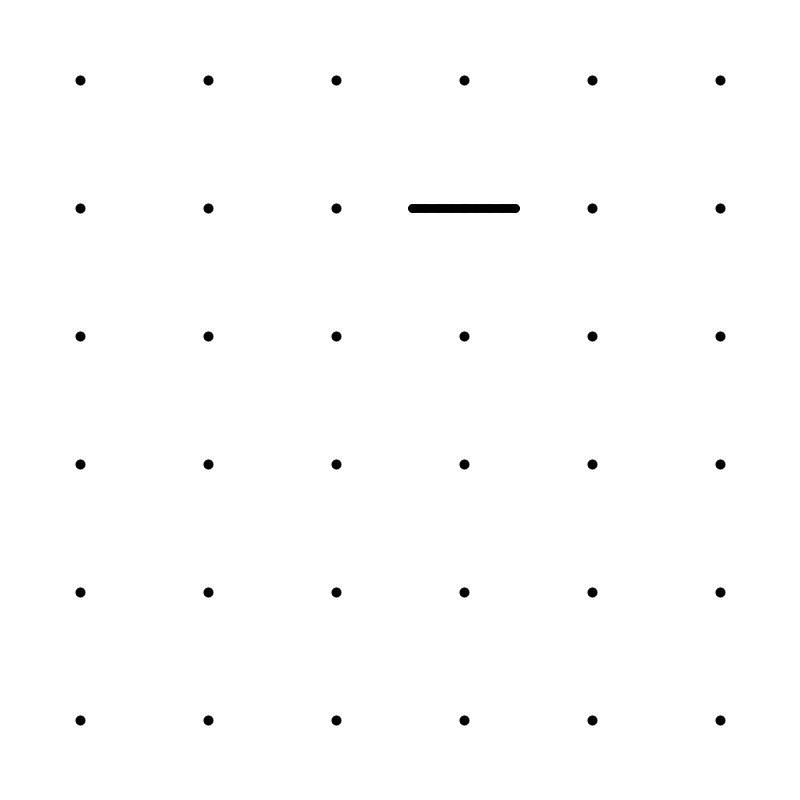
Frame 1 (no input)
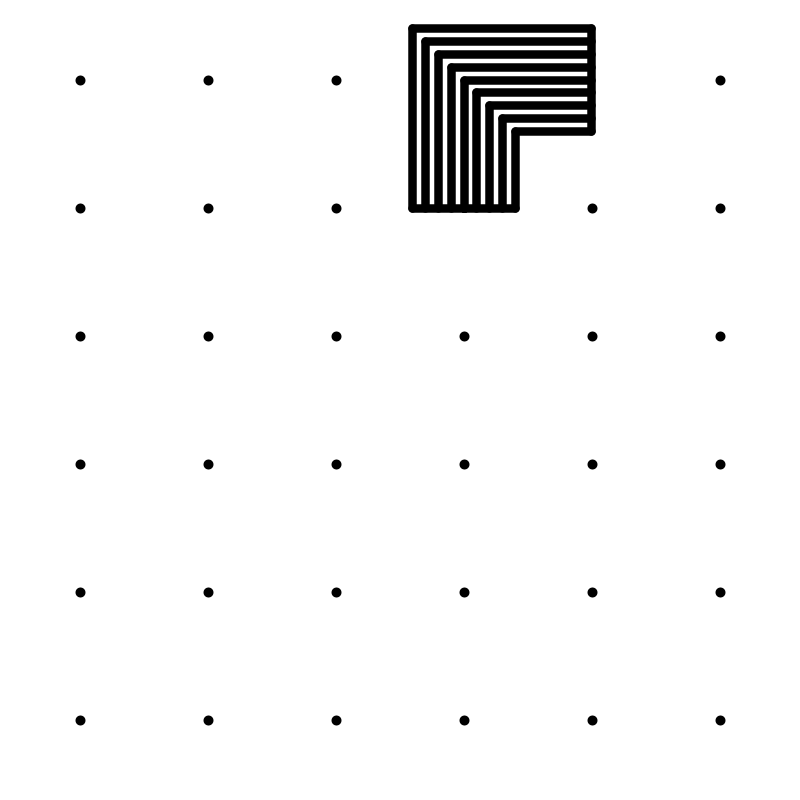
Frame 60 (the mouse pressed at the canvas centre just before this capture)
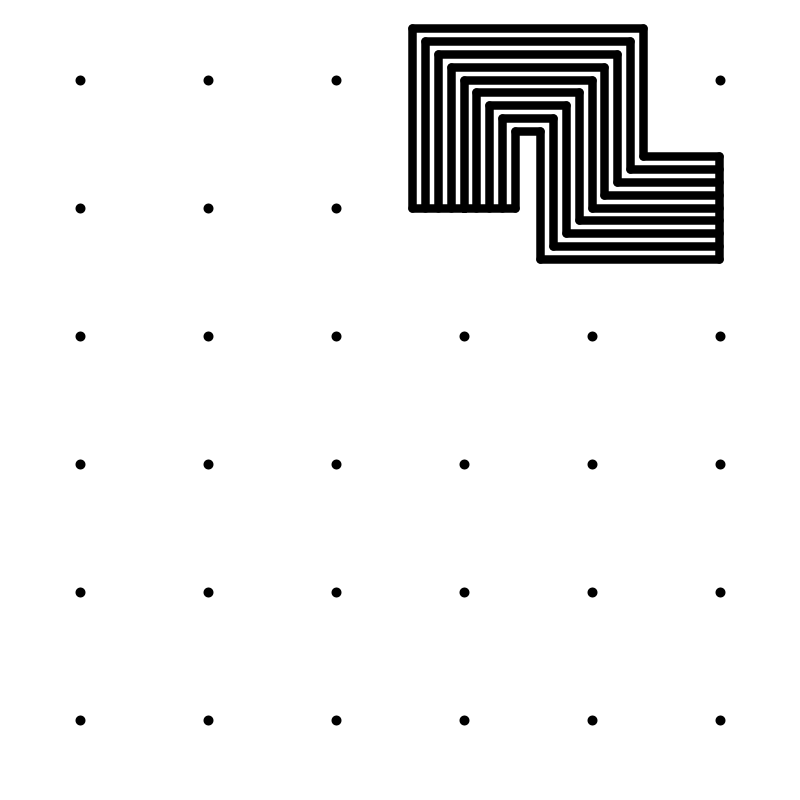
Frame 120 (the mouse held since frame 60 and released just before this capture)

The Processing sketch that drew these frames (run headless with seeded random() and noise(); from frame 60 on, the mouse is pressed at the canvas centre):

// Processing sketch: random_walker_stripes
// ── random_walker_stripes.pde

int num_w = 5;
int num_h = 5;

float w;
float h;

float margin = 160;

Walker wk;

void setup() {
  size(800, 800);
  
  // 직사각형의 너비, 높이를 계산할때 여백을 빼고 계산한다.
  w = (width - margin) / num_w;
  h = (height - margin) / num_h;
  wk = new Walker(num_w, num_h);

  strokeCap(ROUND);
  strokeJoin(ROUND);
  
  //frameRate(5);
}

void draw() {
  background(255);
  strokeWeight(1.5);
  fill(255);
  /*
  for (int i=0; i<num_w * num_h; i++) {
    int i_x = i % num_w; // i를 num_w로 나눈 나머지.
    int i_y = floor( i / num_w ); // i를 num_w로 나눈 몫.
    // 여백의 절반만큼 옮겨주어야지 화면 중앙에 위치할 수 있다.
    rect(i_x * w + margin * 0.5, i_y * h + margin * 0.5, w, h);
  }
  */
  stroke(0);
  strokeWeight(10);
  for (int i=0; i<(num_w + 1) * (num_h + 1); i++) {
    int i_x = i % (num_w + 1); // i를 num_w로 나눈 나머지.
    int i_y = floor( i / (num_w + 1) ); // i를 num_w로 나눈 몫.
    if(wk.filled[i]==false) point(i_x * w + margin * 0.5, i_y * h + margin * 0.5);
  }

  if (!wk.is_finished) {
    wk.update();
  }else{
    wk = new Walker(num_w, num_h);
  }

  drawTrace();

  //fill(0);
  //ellipse(wk.c_x * w + margin * 0.5, wk.c_y * h + margin * 0.5, 12, 12);
}

void drawTrace() {
  int num_l = 5;
  float step = 0.1;
  noFill();
  strokeWeight(8.5);
  beginShape(LINES);
  for (int i=0; i<wk.trace.size()-1; i++) {
    //middle line
    vertex(wk.trace.get(i).x * w + margin * 0.5, wk.trace.get(i).y * h + margin * 0.5);
    vertex(wk.trace.get(i+1).x * w + margin * 0.5, wk.trace.get(i+1).y * h + margin * 0.5);

    PVector Dir = new PVector(wk.trace.get(i+1).x - wk.trace.get(i).x, wk.trace.get(i+1).y - wk.trace.get(i).y, 0);
    PVector Up = new PVector(0, 0, 1);
    PVector N = Dir.cross(Up);

    
    for (int j=1; j<num_l; j++) {
      PVector strt_N = (i<2)? new PVector(0, 0) : new PVector(wk.trace.get(i).x - wk.trace.get(i-1).x, wk.trace.get(i).y - wk.trace.get(i-1).y);
      PVector end_N = (i==wk.trace.size()-2)? new PVector(wk.trace.get(i+1).x - wk.t_x, wk.trace.get(i+1).y - wk.t_y) : new PVector(wk.trace.get(i+1).x - wk.trace.get(i+2).x, wk.trace.get(i+1).y - wk.trace.get(i+2).y); 

      strt_N.normalize();
      end_N.normalize();

      if (i>1) strt_N.add(new PVector(wk.trace.get(i).x - wk.trace.get(i+1).x, wk.trace.get(i).y - wk.trace.get(i+1).y));
      end_N.add(new PVector(wk.trace.get(i+1).x - wk.trace.get(i).x, wk.trace.get(i+1).y - wk.trace.get(i).y));

      if ((strt_N.x == 0 && strt_N.y == 0) || i==1) strt_N.add(N);
      if ((end_N.x == 0 && end_N.y == 0)) end_N.add(N);

      if (wk.is_finished && i==wk.trace.size()-2) end_N.set(N.x, N.y);

      strt_N.mult(j*step*N.dot(strt_N));
      end_N.mult(j*step*N.dot(end_N));

      vertex((wk.trace.get(i).x+strt_N.x) * w + margin * 0.5, (wk.trace.get(i).y+strt_N.y) * h + margin * 0.5);
      vertex((wk.trace.get(i+1).x+end_N.x) * w + margin * 0.5, (wk.trace.get(i+1).y+end_N.y) * h + margin * 0.5);

      vertex((wk.trace.get(i).x-strt_N.x) * w + margin * 0.5, (wk.trace.get(i).y-strt_N.y) * h + margin * 0.5);
      vertex((wk.trace.get(i+1).x-end_N.x) * w + margin * 0.5, (wk.trace.get(i+1).y-end_N.y) * h + margin * 0.5);

      if (j==num_l-1) {
        if (i==1) {
          vertex((wk.trace.get(i).x+strt_N.x) * w + margin * 0.5, (wk.trace.get(i).y+strt_N.y) * h + margin * 0.5);
          vertex((wk.trace.get(i).x-strt_N.x) * w + margin * 0.5, (wk.trace.get(i).y-strt_N.y) * h + margin * 0.5);
        }
        if (wk.is_finished && i==wk.trace.size()-2) {
          vertex((wk.trace.get(i+1).x+end_N.x) * w + margin * 0.5, (wk.trace.get(i+1).y+end_N.y) * h + margin * 0.5);
          vertex((wk.trace.get(i+1).x-end_N.x) * w + margin * 0.5, (wk.trace.get(i+1).y-end_N.y) * h + margin * 0.5);
        }
      }
    }
  }

  if (!wk.is_finished && wk.trace.size() > 1) {
    vertex(wk.trace.get(wk.trace.size()-1).x * w + margin * 0.5, wk.trace.get(wk.trace.size()-1).y * h + margin * 0.5);
    vertex(wk.c_x * w + margin * 0.5, wk.c_y * h + margin * 0.5);

    PVector Dir = new PVector(wk.t_x - wk.trace.get(wk.trace.size()-1).x, wk.t_y - wk.trace.get(wk.trace.size()-1).y, 0);
    Dir.normalize();
    PVector Up = new PVector(0, 0, 1);
    PVector N = Dir.cross(Up);

    for (int j=1; j<num_l; j++) {
      PVector strt_N = new PVector(wk.trace.get(wk.trace.size()-1).x - wk.trace.get(wk.trace.size()-2).x, wk.trace.get(wk.trace.size()-1).y - wk.trace.get(wk.trace.size()-2).y);
      PVector end_N = new PVector(0, 0); 
      
      PVector tmp = new PVector(wk.trace.get(wk.trace.size()-1).x - wk.c_x, wk.trace.get(wk.trace.size()-1).y - wk.c_y);
      
      strt_N.add(tmp.normalize());
      
      if ((strt_N.x == 0 && strt_N.y == 0) || wk.trace.size() < 3){ 
        strt_N.set(N);
      }
      end_N.add(N);

      strt_N.mult(j*step*N.dot(strt_N));
      end_N.mult(j*step*N.dot(end_N));

      vertex((wk.trace.get(wk.trace.size()-1).x+strt_N.x) * w + margin * 0.5, (wk.trace.get(wk.trace.size()-1).y+strt_N.y) * h + margin * 0.5);
      vertex((wk.c_x+end_N.x) * w + margin * 0.5, (wk.c_y+end_N.y) * h + margin * 0.5);

      vertex((wk.trace.get(wk.trace.size()-1).x-strt_N.x) * w + margin * 0.5, (wk.trace.get(wk.trace.size()-1).y-strt_N.y) * h + margin * 0.5);
      vertex((wk.c_x-end_N.x) * w + margin * 0.5, (wk.c_y-end_N.y) * h + margin * 0.5);
      
      if (j==num_l-1) {
        if(wk.trace.size()<3){
          vertex((wk.trace.get(wk.trace.size()-1).x+strt_N.x) * w + margin * 0.5, (wk.trace.get(wk.trace.size()-1).y+strt_N.y) * h + margin * 0.5);
          vertex((wk.trace.get(wk.trace.size()-1).x-strt_N.x) * w + margin * 0.5, (wk.trace.get(wk.trace.size()-1).y-strt_N.y) * h + margin * 0.5);
        }
        vertex((wk.c_x+end_N.x) * w + margin * 0.5, (wk.c_y+end_N.y) * h + margin * 0.5);
        vertex((wk.c_x-end_N.x) * w + margin * 0.5, (wk.c_y-end_N.y) * h + margin * 0.5);
      }
    }
  }

  endShape();
}

// ── Point.pde
class Point {
  float x, y;
  Point(float _x, float _y) {
    x = _x;
    y = _y;
  }
}

// ── Walker.pde
class Walker {
  int i_x, i_y;
  int index;
  IntList pickList;
  boolean filled[];

  float c_x, c_y;
  float t_x, t_y;

  float ease = 0.2;

  int num_w, num_h;

  ArrayList<Point> trace;

  boolean is_finished = false;

  Walker(int _num_w, int _num_h) {
    num_w = _num_w + 1;
    num_h = _num_h + 1;

    pickList = new IntList();
    trace = new ArrayList<Point>();

    i_x = floor(random(_num_w));
    i_y = floor(random(_num_h));

    index = i_x + i_y * num_w;

    t_x = float(i_x);
    t_y = float(i_y);

    c_x = t_x;
    c_y = t_y;

    trace.add(new Point(t_x, t_y));

    filled = new boolean[num_w * num_h];
    for (int i=0; i< num_w * num_h; i++) {
      filled[i] = false;
    }

    filled[index] = true;
  }

  void check() {
    int up = - num_w;
    int right = 1;
    int down = num_w;
    int left = - 1;

    pickList.clear();

    if (i_x < num_w - 1) {
      if (!filled[index+right]) {
        pickList.append(right);
      }
    }

    if (i_x > 0) {
      if (!filled[index+left]) {
        pickList.append(left);
      }
    }

    if (i_y < num_h - 1) {
      if (!filled[index+down]) {
        pickList.append(down);
      }
    }

    if (i_y > 0) {
      if (!filled[index+up]) {
        pickList.append(up);
      }
    }
  }

  void pick() {
    int pick = floor(random(pickList.size()));
    index += pickList.get(pick);
    filled[index] = true; 
    t_x = index % num_w;
    t_y = floor( index / num_w );
  }

  void update() {
    if (dist(t_x, t_y, c_x, c_y) > 0.001) {
      c_x += (t_x - c_x) * ease;
      c_y += (t_y - c_y) * ease;
    } else {
      c_x = t_x;
      c_y = t_y;

      i_x = int(t_x);
      i_y = int(t_y);

      trace.add(new Point(t_x, t_y));

      check();
      if (pickList.size() > 0) {
        pick();
      } else {
        is_finished = true;
      }
    }
  }
}
